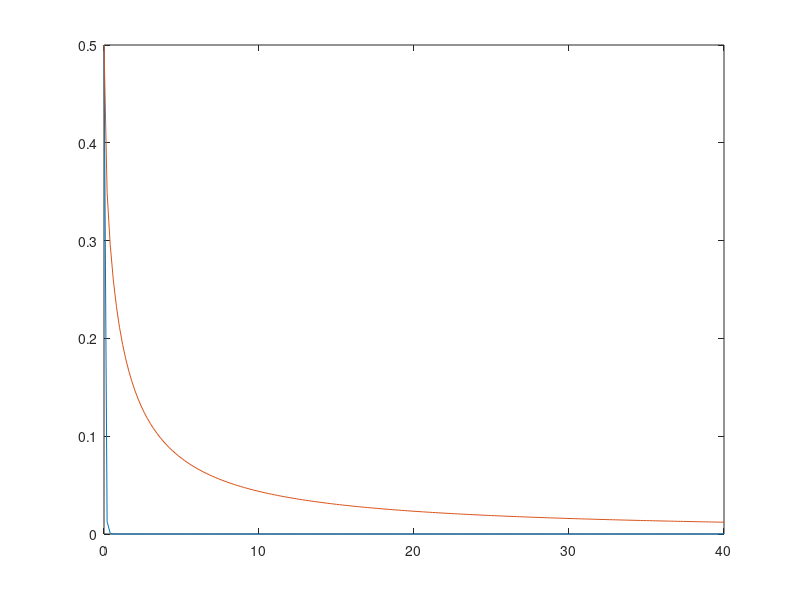

This figure's MATLAB source:
N=10000; 
snr =0:0.2:40;
data=randn(1,N)>=0; 
info = 2*data-1;
a=5;
theta=30;
h=a*exp(j*theta);
BER=qfunc((a*a*snr).^(0.5))
BER2=0.5.*(1.-((snr./(2.+snr)).^0.5))
plot(snr,BER)
hold on
plot(snr,BER2)